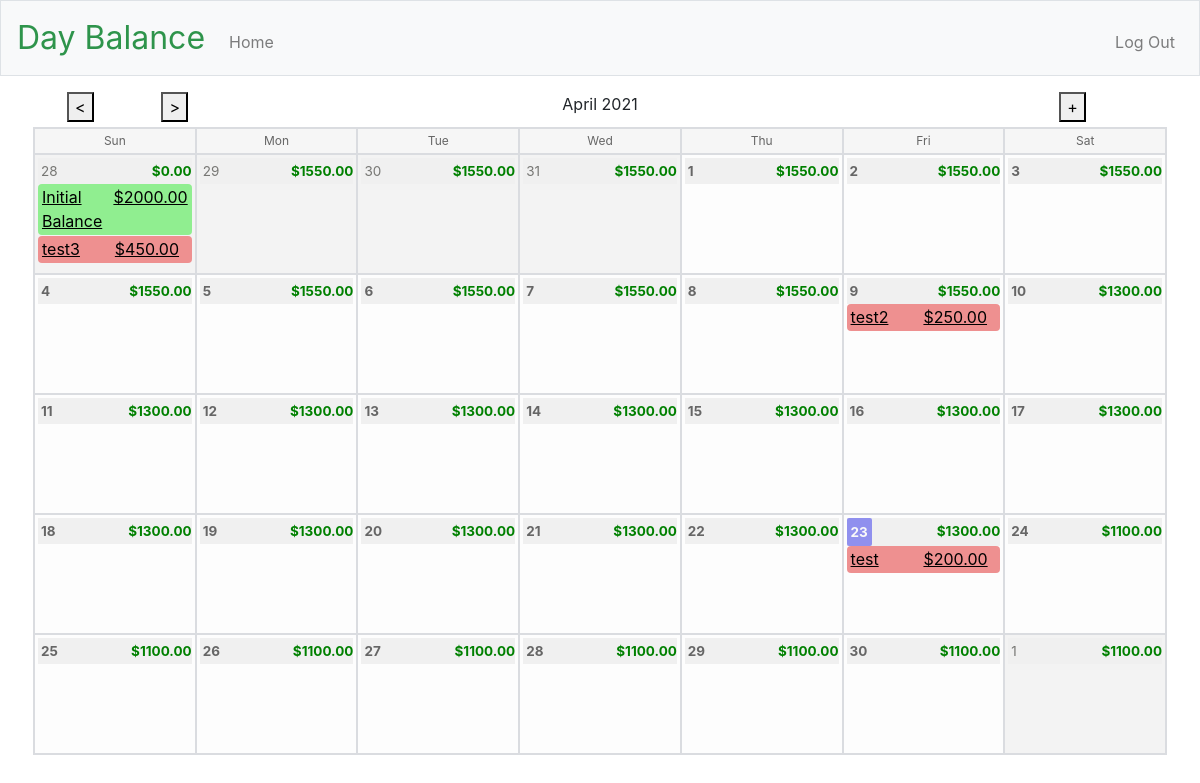
Screenshot of / (signed in) with the database file from the repository.
### app/models.py (models this page shows, shortened)
class Transaction(db.Model):
    id = db.Column(db.Integer, primary_key=True)
    title = db.Column(db.String(40), nullable=False)
    date = db.Column(db.DateTime, nullable=False)
    amount = db.Column(db.Float, nullable=False)
    description = db.Column(db.String(200))
    income = db.Column(db.Boolean)
    user_id = db.Column(db.Integer, db.ForeignKey('user.id'), nullable=False)

### app/main/routes.py (the view)
@bp.route("/", methods=["GET"])
@bp.route("/<int:year>/<int:month>", methods=["GET", "POST"])
@login_required
def index(year=0, month=0):
    first_weekday = 6 # 0 = Monday, 6 = Sunday
    current_calendar = calendar.Calendar(first_weekday)
    weekdays_headers = []
    for weekday in current_calendar.iterweekdays():
        weekdays_headers.append(calendar.day_abbr[weekday])
    todays_date = datetime.date(datetime.now())
    if year == 0 or month == 0:
        year = todays_date.year
        month = todays_date.month
    current_months_name = calendar.month_name[month]
    month_days = current_calendar.itermonthdates(year, month)
    month_day1 = list(current_calendar.itermonthdates(year, month))[0]
    prev_transactions = Transaction.query.filter(
        Transaction.user_id == current_user.id,
        Transaction.date >= current_user.start_date,
        Transaction.date < month_day1
    )
    month_start_balance = 0
    for transaction in prev_transactions:
        if transaction.income == True:
            month_start_balance = month_start_balance + transaction.amount
        else:
            month_start_balance = month_start_balance - transaction.amount
    return render_template(
        "index.html",
        todays_date=todays_date,
        current_month=month,
        current_year=year,
        current_months_name=current_months_name,
        weekdays_headers=weekdays_headers,
        month_days=month_days,
        balance=month_start_balance,
        transactions=current_user.transactions,
    )

### app/models.py (called while the page is built)
@login.user_loader
def load_user(id):
    return User.query.get(int(id))

### app/templates/index.html (shortened to what this page needs)
{% extends "layout.html" %}
{% block main %}
    {% set ns = namespace(curr_balance=balance) %}
    <div class="row justify-content-center title-row">
        {% if current_month == 1 %}
            <form class="col-1 order-1 btn-left ml-0" action="/{{ current_year-1 }}/12" method="post">
                <button name="forwardBtn" title="Previous Month" type="submit">&lt;</button>
            </form>
        {% else %}
            <form class="col-1 order-1 btn-left ml-0" action="/{{ current_year }}/{{ current_month-1 }}" method="post">
                <button name="forwardBtn" title="Previous Month" type="submit">&lt;</button>
            </form>
        {% endif %}
        {% if current_month == 12 %}
            <form class="col-1 order-2 btn-left ml-0" action="/{{ current_year+1 }}/1" method="post">
                <button name="backBtn" title="Next Month" type="submit">&gt;</button>
            </form>
        {% else %}
            <form class="col-1 order-2 btn-left ml-0" action="/{{ current_year }}/{{ current_month+1 }}" method="post">
                <button name="backBtn" title="Next Month" type="submit">&gt;</button>
            </form>
        {% endif %}
        <div class="col order-4 title-center">
            {{ current_months_name }} {{ current_year }}
        </div>
        <form class="col-2 order-6 btn-right mr-0" action="/add" method="get">
            <button name="addBtn" title="Add Transaction" type="submit">+</button>
        </form>
    </div>
   <ul class="row justify-content-center calendar-header">
        {% for weekday_header in weekdays_headers %}
            <li class="col weekday-header">{{ weekday_header }}</li>
        {% endfor %}
    </ul>
    <ul class="row justify-content-center calendar" id="calendar">
        {% for day in month_days %}
            <li
                {% if day.month != current_month %}
                    class="col day day-othermonth"
                {% else %}
                    class="col day"
                {% endif %}
                data-year="{{ day.year }}"
                data-month="{{ day.month }}"
                data-day="{{ day.day }}">
                <div class="row no-gutters day-header">
                    {% if day.day == todays_date.day and day.month == todays_date.month and day.year == todays_date.year %}
                        <span class="daynumber daynumber-current">
                    {% elif day.month != current_month %}
                        <span class="daynumber daynumber-othermonth">
                    {% else %}
                        <span class="daynumber">
                    {% endif %}
                    {{ day.day }}</span>
                    {% if ns.curr_balance < 0 %}
                        <span class="col daybalance daybalance-negative">
                    {% else %}
                        <span class="col daybalance">
                    {% endif %}
                    {{ "$%.2f"|format(ns.curr_balance) }}</span>
                </div>
                <div class="transactions">
                    {% for transaction in transactions %}
                        {% if transaction.date.month == day.month and transaction.date.day == day.day and transaction.date.year == day.year %}
                            <div
                                {% if transaction.income != True %}
                                    class="row no-gutters transaction transaction-red"
                                {% else %}
                                    class="row no-gutters transaction transaction-green"
                                {% endif %}>
                                <div class="col">
                                <a href="{{ url_for('main.edit_transaction', transaction_id = transaction.id) }}">
                                    {{ transaction.title }}
                                </a>
                                </div>
                                <div class="col">
                                <a href="{{ url_for('main.edit_transaction', transaction_id = transaction.id) }}">
                                    {{ "$%.2f"|format(transaction.amount) }}
                                </a>
                                </div>
                            </div>
                            {% set ns.curr_balance = (ns.curr_balance + transaction.amount) if transaction.income == True else (ns.curr_balance - transaction.amount) %}
                        {% endif %}
                    {% endfor %}
                </div>
            </li>
        {% endfor %}
    </ul>
{% endblock %}

### app/templates/layout.html (shortened to what this page needs)
<!DOCTYPE html>
<html lang="en">
    <head>
        <link href="https://maxcdn.bootstrapcdn.com/bootstrap/4.1.3/css/bootstrap.min.css" rel="stylesheet">
        <link href="/static/styles.css" rel="stylesheet">
    </head>
    <body>
        <nav class="navbar navbar-expand-md navbar-light bg-light border">
            <a class="navbar-brand" href="/"><span class="green">Day Balance</span></a>
            <div class="collapse navbar-collapse" id="navbar">
                {% if current_user.is_anonymous %}
                <ul class="navbar-nav ml-auto mt-2">
                    <li class="nav-item"><a class="nav-link" href="{{ url_for('auth.register') }}">Register</a></li>
                    <li class="nav-item"><a class="nav-link" href="{{ url_for('auth.login') }}">Log In</a></li>
                </ul>
                {% else %}
                <ul class="navbar-nav mr-auto mt-2">
                    <li class="nav-item"><a class="nav-link" href="{{ url_for('main.index') }}">Home</a></li>
                </ul>
                <ul class="navbar-nav ml-auto mt-2">
                    <li class="nav-item"><a class="nav-link" href="{{ url_for('auth.logout') }}">Log Out</a></li>
                </ul>
            {% endif %}
            </div>
        </nav>
        <main class="container-fluid px-5 py-3">
            {% block main %}{% endblock %}
        </main>
    </body>
</html>

### app/static/styles.css (style rules this page uses)
nav .navbar-brand { font-size: xx-large; }
nav .navbar-brand .green { color: #2e944b; }
main { overflow-x: auto; text-align: center; }
.calendar-header { min-width: 400px; padding-left: 0; padding: 0; margin-top: 5px; margin-bottom: 0; border-left: #DADCE0 2px solid; }
.weekday-header { list-style: none; font-size: 12px; text-align: center; background-color: #F6F6F6; color: #666; padding: 3px; margin: 0; overflow: auto; border-top: #DADCE0 2px solid; border-right: #DADCE0 2px solid; border-bottom: 0px; }
.calendar { min-width: 400px; padding-left: 0; border-bottom: #DADCE0 2px solid; border-left: #DADCE0 2px solid; }
.day-header { background-color: #F0F0F0; }
.day { list-style: none; text-align: left; min-height: 120px; background-color: #FDFDFD; padding: 3px; margin: 0; overflow: auto; border-top: #DADCE0 2px solid; border-right: #DADCE0 2px solid; border-bottom: 0px; }
.day-othermonth { background-color: #F3F3F3; cursor: auto; }
.daybalance { font-size: 13.5px; font-weight: 700; color: green; padding: 3px; text-align: right; }
.daynumber { font-size: 13.5px; font-weight: 700; color: #666; padding: 3px; }
.daynumber-current { color: #F9F9F9; background-color: #9090ee; padding: 4px; border-radius: 2px; }
.daynumber-othermonth { font-weight: 400; color: #777774; }
.transaction { margin-bottom: 1px; padding: 1px 4px 2px 4px; border-radius: 4px; text-underline-position: below; }
.transactions a:link { color: black; background-color: transparent; text-decoration: underline; }
.transaction-green { background-color: #90ee90; }
.transaction-red { background-color: #ee9090; }

### rows the page displays
Transaction: amount "$2000.00"
Transaction: amount "$450.00"
Transaction: amount "$250.00"
Transaction: amount "$200.00"

### other values shown
{{ current_months_name }} "April"
{{ current_year }} "2021"
{{ weekday_header }} "Sun" "Mon" "Tue" "Wed" "Thu" "Fri" "Sat"
{{ day.day }} "28" "29" "30" "31" "1" "2" "3" "4" "5" "6" "7" "8" "9" "10" "11" "12" "13" "14" "15" "16" "17" "18" "19" "20" "21" "22" "23" "24" "25" "26" "27" "28" "29" "30" "1"
{{ "$%.2f"|format(ns.curr_balance) }} "$0.00" "$1550.00" "$1550.00" "$1550.00" "$1550.00" "$1550.00" "$1550.00" "$1550.00" "$1550.00" "$1550.00" "$1550.00" "$1550.00" "$1550.00" "$1300.00" "$1300.00" "$1300.00" "$1300.00" "$1300.00" "$1300.00" "$1300.00" "$1300.00" "$1300.00" "$1300.00" "$1300.00" "$1300.00" "$1300.00" "$1300.00" "$1100.00" "$1100.00" "$1100.00" "$1100.00" "$1100.00" "$1100.00" "$1100.00" "$1100.00"
